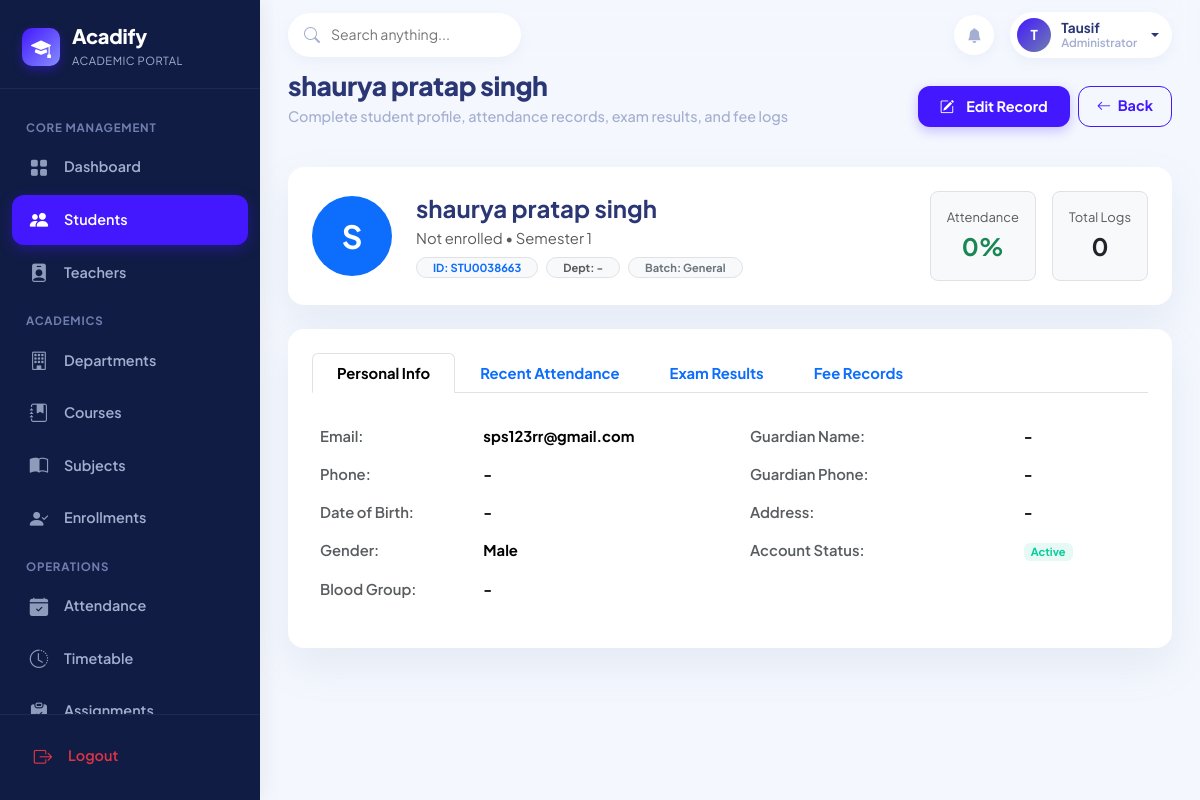
The app's page /admin-panel/students/1/detail/ (signed in) with its own data.
### apps/accounts/models.py (models this page shows, shortened)
class User(AbstractUser):
    ROLE_ADMIN = 'ADMIN'
    ROLE_TEACHER = 'TEACHER'
    ROLE_STUDENT = 'STUDENT'
    ROLE_CHOICES = [
        (ROLE_ADMIN, 'Administrator'),
        (ROLE_TEACHER, 'Teacher'),
        (ROLE_STUDENT, 'Student'),
    ]
    role = models.CharField(max_length=10, choices=ROLE_CHOICES, default=ROLE_STUDENT)
    email = models.EmailField(unique=True)
    phone = models.CharField(max_length=20, blank=True, null=True)
    avatar = models.ImageField(
        upload_to='profiles/avatars/',
        blank=True,
        null=True,
        validators=[FileExtensionValidator(allowed_extensions=['jpg', 'jpeg', 'png', 'webp'])]
    )
    bio = models.TextField(blank=True, null=True)
    is_approved = models.BooleanField(default=True)
    updated_at = models.DateTimeField(auto_now=True)
    @property
    def is_admin_user(self):
        return self.role == self.ROLE_ADMIN or self.is_superuser
    @property
    def is_teacher_user(self):
        return self.role == self.ROLE_TEACHER
    @property
    def is_student_user(self):
        return self.role == self.ROLE_STUDENT
    @property
    def display_name(self):
        full = self.get_full_name()
        return full if full else self.username

class StudentProfile(models.Model):
    GENDER_CHOICES = [
        ('MALE', 'Male'),
        ('FEMALE', 'Female'),
        ('OTHER', 'Other'),
    ]
    user = models.OneToOneField(User, on_delete=models.CASCADE, related_name='student_profile')
    student_id = models.CharField(max_length=30, unique=True, db_index=True)
    department = models.ForeignKey(
        'academics.Department',
        on_delete=models.SET_NULL,
        null=True,
        blank=True,
        related_name='students'
    )
    course = models.ForeignKey(
        'academics.Course',
        on_delete=models.SET_NULL,
        null=True,
        blank=True,
        related_name='students'
    )
    semester = models.PositiveSmallIntegerField(default=1)
    batch_session = models.ForeignKey(
        'academics.AcademicSession',
        on_delete=models.SET_NULL,
        null=True,
        blank=True,
        related_name='students'
    )
    date_of_birth = models.DateField(blank=True, null=True)
    gender = models.CharField(max_length=10, choices=GENDER_CHOICES, default='MALE')
    address = models.TextField(blank=True, null=True)
    guardian_name = models.CharField(max_length=100, blank=True, null=True)
    guardian_phone = models.CharField(max_length=20, blank=True, null=True)
    emergency_contact = models.CharField(max_length=20, blank=True, null=True)
    blood_group = models.CharField(max_length=5, blank=True, null=True)
    created_at = models.DateTimeField(auto_now_add=True)
    updated_at = models.DateTimeField(auto_now=True)
    class Meta:
        ordering = ['student_id']

### apps/accounts/views.py (the view)
# urls.py: path('admin-panel/students/<int:pk>/detail/', account_views.admin_student_detail, name='admin_student_detail'),
@login_required
@admin_required
def admin_student_detail(request, pk):
    profile = get_object_or_404(StudentProfile.objects.select_related('user', 'department', 'course', 'batch_session'), pk=pk)
    attendance_records = profile.attendance_records.select_related('subject').order_by('-date')[:10]
    total_att = profile.attendance_records.count()
    present_att = profile.attendance_records.filter(status='PRESENT').count()
    att_pct = round((present_att / total_att * 100), 1) if total_att > 0 else 0
    results = profile.results.select_related('examination', 'subject').order_by('-created_at')[:10]
    fees = profile.fee_records.order_by('-due_date')[:10]
    return render(request, 'dashboards/admin_student_detail.html', {
        'profile': profile,
        'attendance_records': attendance_records,
        'total_att': total_att,
        'att_pct': att_pct,
        'results': results,
        'fees': fees,
    })

### apps/accounts/context_processors.py (called while the page is built)
def acadify_user_context(request):
    context = {
        'app_name': 'Acadify',
        'app_tagline': 'One Platform. Complete Academic Management.',
        'user_role': None,
        'user_profile': None,
    }
    if request.user.is_authenticated:
        user = request.user
        context['user_role'] = user.role
        if user.is_student_user:
            context['user_profile'] = getattr(user, 'student_profile', None)
        elif user.is_teacher_user:
            context['user_profile'] = getattr(user, 'teacher_profile', None)
        else:
            context['user_profile'] = None
    return context

### apps/accounts/permissions.py (called while the page is built)
def admin_required(view_func):
    @wraps(view_func)
    def _wrapped_view(request, *args, **kwargs):
        if not request.user.is_authenticated:
            return redirect('login')
        if not (request.user.is_admin_user or request.user.is_superuser):
            messages.error(request, "Access denied: Administrative privileges required.")
            return redirect('dashboard_redirect')
        return view_func(request, *args, **kwargs)
    return _wrapped_view

### templates/dashboards/admin_student_detail.html (shortened to what this page needs)
{% extends 'base.html' %}
{% block content %}
<div class="page-header d-flex flex-wrap justify-content-between align-items-center gap-3">
    <div>
        <h2 class="page-title">{{ profile.user.display_name }}</h2>
        <p class="page-subtitle">Complete student profile, attendance records, exam results, and fee logs</p>
    </div>
    <div class="d-flex gap-2">
        <a href="{% url 'admin_student_edit' profile.id %}" class="btn btn-acadify">
            <i class="bi bi-pencil-square me-1"></i> Edit Record
        </a>
        <a href="{% url 'admin_students' %}" class="btn btn-acadify-outline">
            <i class="bi bi-arrow-left me-1"></i> Back
        </a>
    </div>
</div>
<div class="acadify-card mb-4">
    <div class="d-flex flex-wrap align-items-center justify-content-between gap-4">
        <div class="d-flex align-items-center gap-4">
            {% if profile.user.avatar %}
                <img src="{{ profile.user.avatar.url }}" class="rounded-circle border" style="width: 80px; height: 80px; object-fit: cover;">
            {% else %}
                <div class="rounded-circle bg-primary text-white d-flex align-items-center justify-content-center fw-bold fs-2" style="width: 80px; height: 80px;">
                    {{ profile.user.first_name|slice:":1"|upper }}
                </div>
            {% endif %}
            <div>
                <h4 class="fw-bold mb-1">{{ profile.user.display_name }}</h4>
                <p class="text-muted mb-2">
                    {{ profile.course.name|default:"Not enrolled" }} &bull; Semester {{ profile.semester }}
                </p>
                <div class="d-flex flex-wrap gap-2">
                    <span class="badge bg-light text-primary border px-3 py-1 rounded-pill">
                        ID: {{ profile.student_id }}
                    </span>
                    <span class="badge bg-light text-muted border px-3 py-1 rounded-pill">
                        Dept: {{ profile.department.code|default:"-" }}
                    </span>
                    <span class="badge bg-light text-secondary border px-3 py-1 rounded-pill">
                        Batch: {{ profile.batch_session.name|default:"General" }}
                    </span>
                </div>
            </div>
        </div>
        <div class="d-flex gap-3">
            <div class="text-center p-3 rounded-3 bg-light border">
                <span class="small text-muted d-block">Attendance</span>
                <span class="fs-4 fw-bold text-success">{{ att_pct }}%</span>
            </div>
            <div class="text-center p-3 rounded-3 bg-light border">
                <span class="small text-muted d-block">Total Logs</span>
                <span class="fs-4 fw-bold text-dark">{{ total_att }}</span>
            </div>
        </div>
    </div>
</div>
<div class="acadify-card">
    <ul class="nav nav-tabs border-bottom mb-4" id="studentDetailTabs" role="tablist">
        <li class="nav-item">
            <button class="nav-link active fw-bold py-2 px-4" id="info-tab" data-bs-toggle="tab" data-bs-target="#info-pane" type="button">Personal Info</button>
        </li>
        <li class="nav-item">
            <button class="nav-link fw-bold py-2 px-4" id="att-tab" data-bs-toggle="tab" data-bs-target="#att-pane" type="button">Recent Attendance</button>
        </li>
        <li class="nav-item">
            <button class="nav-link fw-bold py-2 px-4" id="results-tab" data-bs-toggle="tab" data-bs-target="#results-pane" type="button">Exam Results</button>
        </li>
        <li class="nav-item">
            <button class="nav-link fw-bold py-2 px-4" id="fees-tab" data-bs-toggle="tab" data-bs-target="#fees-pane" type="button">Fee Records</button>
        </li>
    </ul>
    <div class="tab-content" id="studentDetailTabsContent">
        <div class="tab-pane fade show active" id="info-pane">
            <div class="row g-4">
                <div class="col-md-6">
                    <table class="table table-borderless">
                        <tr><td class="text-muted fw-semibold">Email:</td><td class="fw-bold">{{ profile.user.email }}</td></tr>
                        <tr><td class="text-muted fw-semibold">Phone:</td><td class="fw-bold">{{ profile.user.phone|default:"-" }}</td></tr>
                        <tr><td class="text-muted fw-semibold">Date of Birth:</td><td class="fw-bold">{{ profile.date_of_birth|date:"d M Y"|default:"-" }}</td></tr>
                        <tr><td class="text-muted fw-semibold">Gender:</td><td class="fw-bold">{{ profile.get_gender_display }}</td></tr>
                        <tr><td class="text-muted fw-semibold">Blood Group:</td><td class="fw-bold">{{ profile.blood_group|default:"-" }}</td></tr>
                    </table>
                </div>
                <div class="col-md-6">
                    <table class="table table-borderless">
                        <tr><td class="text-muted fw-semibold">Guardian Name:</td><td class="fw-bold">{{ profile.guardian_name|default:"-" }}</td></tr>
                        <tr><td class="text-muted fw-semibold">Guardian Phone:</td><td class="fw-bold">{{ profile.guardian_phone|default:"-" }}</td></tr>
                        <tr><td class="text-muted fw-semibold">Address:</td><td class="fw-bold">{{ profile.address|default:"-" }}</td></tr>
                        <tr><td class="text-muted fw-semibold">Account Status:</td><td>{% if profile.user.is_active %}<span class="badge badge-present">Active</span>{% else %}<span class="badge badge-absent">Inactive</span>{% endif %}</td></tr>
                    </table>
                </div>
            </div>
        </div>
    </div>
</div>
{% endblock %}

### templates/base.html (shortened to what this page needs)
<!DOCTYPE html>
<html lang="en">
<head>
    <link href="https://cdn.jsdelivr.net/npm/bootstrap@5.3.3/dist/css/bootstrap.min.css" rel="stylesheet">
    <link rel="stylesheet" href="https://cdn.jsdelivr.net/npm/bootstrap-icons@1.11.3/font/bootstrap-icons.min.css">
    {% load static %}
    <link rel="stylesheet" href="{% static 'css/style.css' %}">
</head>
<body>
    <aside class="sidebar-wrapper" id="sidebarWrapper">
        <div class="sidebar-brand">
            <div class="brand-logo-icon">
                <i class="bi bi-mortarboard-fill"></i>
            </div>
            <div class="brand-text">
                <h4>Acadify</h4>
                <span>Academic Portal</span>
            </div>
        </div>
        <nav class="sidebar-nav">
            {% if request.user.is_admin_user %}
                <div class="nav-section-title">Core Management</div>
                <a href="{% url 'admin_dashboard' %}" class="sidebar-nav-link {% if request.resolver_match.url_name == 'admin_dashboard' %}active{% endif %}">
                    <i class="bi bi-grid-fill"></i>
                    <span>Dashboard</span>
                </a>
                <a href="{% url 'admin_students' %}" class="sidebar-nav-link {% if 'student' in request.path and not 'leave' in request.path and not 'fee' in request.path and not 'complaint' in request.path %}active{% endif %}">
                    <i class="bi bi-people-fill"></i>
                    <span>Students</span>
                </a>
                <a href="{% url 'admin_teachers' %}" class="sidebar-nav-link {% if 'teacher' in request.path %}active{% endif %}">
                    <i class="bi bi-person-badge-fill"></i>
                    <span>Teachers</span>
                </a>
                <div class="nav-section-title">Academics</div>
                <a href="{% url 'admin_departments' %}" class="sidebar-nav-link {% if 'department' in request.path %}active{% endif %}">
                    <i class="bi bi-building"></i>
                    <span>Departments</span>
                </a>
                <a href="{% url 'admin_courses' %}" class="sidebar-nav-link {% if 'course' in request.path %}active{% endif %}">
                    <i class="bi bi-journal-bookmark-fill"></i>
                    <span>Courses</span>
                </a>
                <a href="{% url 'admin_subjects' %}" class="sidebar-nav-link {% if 'subject' in request.path %}active{% endif %}">
                    <i class="bi bi-book-half"></i>
                    <span>Subjects</span>
                </a>
                <a href="{% url 'admin_enrollments' %}" class="sidebar-nav-link {% if 'enrollment' in request.path %}active{% endif %}">
                    <i class="bi bi-person-check-fill"></i>
                    <span>Enrollments</span>
                </a>
                <div class="nav-section-title">Operations</div>
                <a href="{% url 'admin_attendance' %}" class="sidebar-nav-link {% if 'attendance' in request.path %}active{% endif %}">
                    <i class="bi bi-calendar-check-fill"></i>
                    <span>Attendance</span>
                </a>
                <a href="{% url 'admin_timetable' %}" class="sidebar-nav-link {% if 'timetable' in request.path %}active{% endif %}">
                    <i class="bi bi-clock-history"></i>
                    <span>Timetable</span>
                </a>
                <a href="{% url 'admin_assignments' %}" class="sidebar-nav-link {% if 'assignment' in request.path %}active{% endif %}">
                    <i class="bi bi-clipboard-check-fill"></i>
                    <span>Assignments</span>
                </a>
            {% endif %}
        </nav>
        <div class="sidebar-footer">
            <a href="{% url 'logout' %}" class="sidebar-nav-link text-danger">
                <i class="bi bi-box-arrow-right text-danger"></i>
                <span>Logout</span>
            </a>
        </div>
    </aside>
    <div class="main-wrapper">
        <header class="top-navbar">
            <div class="d-flex align-items-center gap-3">
                <div class="search-box">
                    <i class="bi bi-search"></i>
                    <input type="text" id="globalSearchInput" placeholder="Search anything..." value="{{ request.GET.q|default:'' }}">
                </div>
            </div>
            <div class="navbar-actions">
                <a href="{% if request.user.is_admin_user %}{% url 'admin_notices' %}{% elif request.user.is_teacher_user %}{% url 'teacher_notices' %}{% else %}{% url 'student_notices' %}{% endif %}" class="btn-icon" title="Notices & Announcements">
                    <i class="bi bi-bell-fill"></i>
                </a>
                <div class="dropdown">
                    <a href="#" class="user-profile-pill dropdown-toggle" data-bs-toggle="dropdown" aria-expanded="false">
                        {% if request.user.avatar %}
                            <img src="{{ request.user.avatar.url }}" alt="{{ request.user.display_name }}" class="user-avatar-img">
                        {% else %}
                            <div class="user-avatar-placeholder">
                                {{ request.user.first_name|default:request.user.username|slice:":1"|upper }}
                            </div>
                        {% endif %}
                        <div class="user-details d-none d-sm-flex">
                            <span class="user-name">{{ request.user.display_name }}</span>
                            <span class="user-role">{{ request.user.get_role_display }}</span>
                        </div>
                    </a>
                </div>
            </div>
        </header>
        <main class="content-container">
            {% block content %}{% endblock %}
        </main>
    </div>
</body>
</html>

### records on screen
User: user.first_name "T", user.display_name "Tausif", user.role "Administrator"
StudentProfile: user.display_name "shaurya pratap singh", user.first_name "S", course.name "Not enrolled", semester "1", student_id "STU0038663", department.code "-", batch_session.name "General", user.email "sps123rr@gmail.com", user.phone "-", date_of_birth "-", gender "Male", blood_group "-", guardian_name "-", guardian_phone "-", address "-"

### other values on screen
{{ att_pct }} "0"
{{ total_att }} "0"
